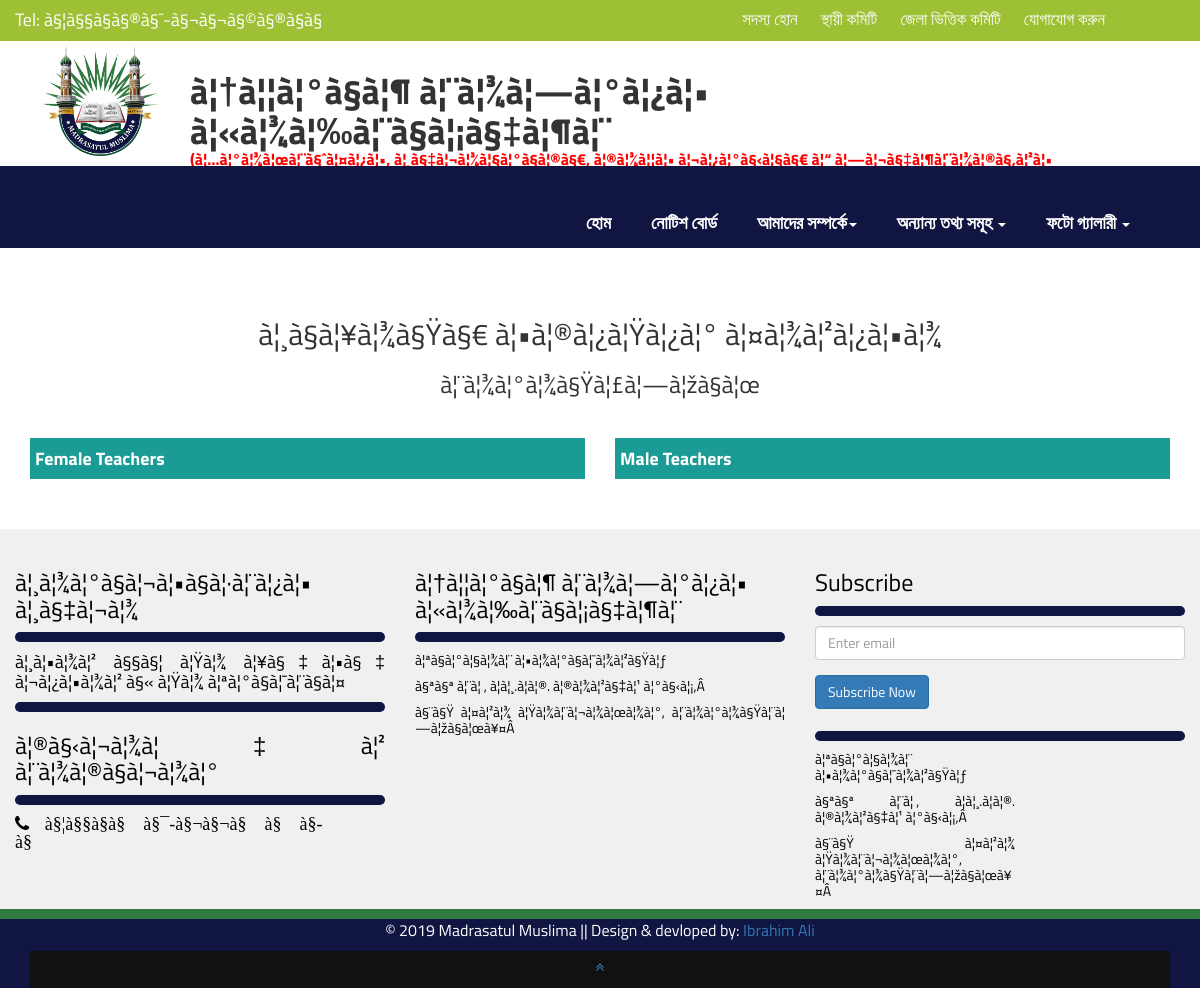
The app's page /teachers.php with its own data.
### tables this page shows
CREATE TABLE IF NOT EXISTS `footer_area` (
  `id` smallint(6) NOT NULL AUTO_INCREMENT,
  `Madrasa_hours_title` longtext NOT NULL,
  `Madrasa_hours_time` longtext NOT NULL,
  `Telephone_title` longtext NOT NULL,
  `Telephone_number` longtext NOT NULL,
  `Mobile_number` longtext NOT NULL,
  `Madrasa_address_title` longtext NOT NULL,
  `Madrasa_address` longtext NOT NULL,
  `Madrasa_email_address` longtext NOT NULL,
  PRIMARY KEY (`id`)
);

CREATE TABLE IF NOT EXISTS `site_info` (
  `id` int(11) NOT NULL AUTO_INCREMENT,
  `logo` text NOT NULL,
  `site_titile` text NOT NULL,
  `site_slogan` text NOT NULL,
  PRIMARY KEY (`id`)
);

CREATE TABLE IF NOT EXISTS `header_teachers_page_one` (
  `id` smallint(6) NOT NULL AUTO_INCREMENT,
  `Title` longtext NOT NULL,
  `Tagline` longtext NOT NULL,
  `Tagline2` longtext NOT NULL,
  PRIMARY KEY (`id`)
);

### lib/database.php (called while the page is built, shortened)
<?php
class Database{
	public  $host 		= DB_HOST;
	public  $user 		= DB_USER;
	public  $pass 		= DB_PASS;
	public  $dbname 	= DB_NAME;
	public $link;
	private function connectDB(){
		$this->link = new mysqli($this->host,$this->user,$this->pass,$this->dbname);
	}
	public function select($data) {
		$results = $this->link->query($data) or die ($this->link->error.__LINE__);
		if ($results->num_rows > 0) {
			return $results;
		} else {
			return false;
		}
	}
}
?>

### teachers.php (the view, shortened to what this page needs)
<?php
include("inc/header.php");
?>
<section class="section_wrapper main_wrapper">
	<div class="container">
		<div class="row">
			<div class="teachers_wrapper">
				<div class="col-md-12 col-sm-12 col-xs-12 text-center">
						<?php
						$query="SELECT * FROM header_teachers_page_one;";
						$results=$db->select($query);
						if ($results){
						?>
						<?php
						while($infoshow1=$results->fetch_assoc()){
						?>
					<h2>  <?php echo $infoshow1['Title']; ?></h2>
					<h3><?php echo $infoshow1['Tagline']; ?></h3>
					<?php }?>
					<?php }?>
				</div>
			</div>
		</div>
		<div class="row">
			<div class="col-md-6 col-sm-6 col-xs-12">
				<div class="teachers_wrapper">
					<div class="head_area">
						<h4>Female Teachers</h4>
					</div>
				</div>
			</div>
			<div class="col-md-6 col-sm-6 col-xs-12">
				<div class="teachers_wrapper">
					<div class="head_area">
						<h4>Male Teachers</h4>
					</div>
				</div>
			</div>
		</div>
	</div>
</section>
<?php
include("inc/footer.php");
?>

### inc/header.php (shortened to what this page needs)
<?php
include("lib/database.php");
$db = new Database();
?>
<!DOCTYPE html>
<html lang="en">
<head>
  <link rel="stylesheet" href="css/font-awesome.min.css">
  <link rel="stylesheet" href="css/animate.css">
  <link rel="stylesheet" href="css/bootstrap.css">
  <link rel="stylesheet" href="css/bootstrap.min.css">
  <link rel="stylesheet" href="css/thumbnail-slider.css">
  <link rel="stylesheet" href="css/custom.css">
</head>
<body>
<section class="top_bar" id="top_bar"  >
	<div class="container-fluid">
		<div class="row div col-md-5 col-sm-3 col-xs-12">
		<?php
			$query="SELECT * FROM footer_area";
			$results=$db->select($query);
			if ($results){
			?>
			<?php
			while($showresults=$results->fetch_assoc()){
			?>
			<h4>Tel: <?php echo $showresults['Telephone_number']; ?></h4>
		<?php } ?>
		<?php } ?>
		</div>
		<div class="row div col-md-7 col-sm-9 col-xs-12 top_bar_text">
			<ul>
				<li> <a href="jobs.php">সদস্য হোন</a></li>
				<li> <a href="teachers.php">স্থায়ী কমিটি</a></li>
				<li> <a href="teachers.php">জেলা ভিত্তিক কমিটি</a></li>
				<li> <a href="contact_us.php">যোগাযোগ করুন</a></li>
			</ul>
		</div>
	</div>
</section>
<section class="top_content" id="top"  >
	<div class="container">
		<div class="row div col-md-2 col-sm-2 col-xs-4">
		<?php
				$query="SELECT * FROM site_info";
				$results=$db->select($query);
				if ($results){?>
				<?php
				while($show=$results->fetch_assoc()){
			?>
		<div class="logo_wraper_1">
			<img src="admin/<?php echo $show['logo'];?>" alt="" class="img-responsive"/>
		</div>
		</div>
		<div class="row div col-md-10 col-sm-10 col-xs-8 logo_content">
			<h1 style="font-weight:bold"><?php echo $show['site_titile'];?> </h1>
			<p > <?php echo $show['site_slogan'];?> </p>
		</div>
		<?php } ?>
		<?php } ?>
	</div>
</section>
<nav class="navbar navbar-default" id="tf-menu" role="navigation">
	<div class="container">
		<div class="collapse navbar-collapse navbar-right" id="myNavbar">
		  <ul class="nav navbar-nav">
			<li class=""><a  href="index.php"> হোম</a></li>
			<li class=""><a  href="notice.php"> নোটিশ বোর্ড</a></li>
			<li class="dropdown ">
			  <a href="#" class="dropdown-toggle" data-toggle="dropdown" role="button" aria-haspopup="true" aria-expanded="false">আমাদের সম্পর্কে<span class="caret"></span></a>
			</li>
			<li class="dropdown ">
			  <a href="#" class="dropdown-toggle" data-toggle="dropdown" role="button" aria-haspopup="true" aria-expanded="false">অন্যান্য তথ্য সমূহ <span class="caret"></span></a>
			</li>
			<li class="dropdown ">
			  <a href="#" class="dropdown-toggle" data-toggle="dropdown" role="button" aria-haspopup="true" aria-expanded="false">ফটো গ্যালারী <span class="caret"></span></a>
			</li>
		  </ul>
		</div>
	  </div>
</nav>

### inc/footer.php (shortened to what this page needs)
<?php
$db = new Database();
?>
<section class="footer text-center" id="footer">
	<div class="container-fluid">
			<?php
			$query="SELECT * FROM footer_area";
			$results=$db->select($query);
			if ($results){
			?>
			<?php
			while($showresults=$results->fetch_assoc()){
			?>
		<div class="row">
			<div class="col-xs-12 col-sm-6 col-md-4 col-lg-4">
				<div class="footer_wrapper text-justify">
					<h3> <?php echo $showresults['Madrasa_hours_title']; ?> </h3>
					<div class="f_hr"> </div>
					<h4><?php echo $showresults['Madrasa_hours_time']; ?></h4>
					<div class="f_hr"> </div>
					<h3> <?php echo $showresults['Telephone_title']; ?></h3>
					<div class="f_hr"> </div>
					<h4><span class="fa fa-phone"> <?php echo $showresults['Telephone_number']; ?> </h4>
				</div>
			</div>
			<div class="col-xs-12 col-sm-6 col-md-4 col-lg-4">
				<div class="footer_wrapper">
				<h3> <?php echo $showresults['Madrasa_address_title']; ?>  </h3>
				<div class="f_hr"> </div>
				<h4 style="width:100%;">
				<?php echo $showresults['Madrasa_address']; ?>
				</h4>
				</div>
			</div>
			<div class="col-xs-12 col-sm-6 col-md-4 col-lg-4">
				<div class="footer_wrapper">
					<h3> Subscribe</h3>
					<div class="f_hr"> </div>
					<form action="" method="post">
					  <div class="form-group">
						<input type="email" class="form-control" name="email" id="exampleInputEmail1" aria-describedby="emailHelp" placeholder="Enter email" required>
					   </div>
					  <button type="submit" name="submit" class="btn btn-primary btn-md">Subscribe Now</button>
					</form>
					<br>
					<div class="f_hr"> </div>
					<h4 style="width:200px;">
					<?php echo $showresults['Madrasa_address']; ?>
					</h4>
				</div>
				</div>
		</div>
		<?php } ?>
		<?php } ?>
		</div>
 </section>
 <section class="fotter_bg_1">
 </section>
 <section class="text-center fotter_bg_2" >
	<div class="container">
		<div class="row ">
			<div class="col-sm-12 col-md-12 col-xs-12 ">
				<p style="color:#fff;"> &copy 2019 Madrasatul Muslima || Design & devloped by: <a href="https://www.facebook.com/ibrahimaliwd">Ibrahim Ali</a> </p>
			</div>
		</div>
		<div id="back-to-top" data-spy="affix" data-offset-top="10" class="back-to-top affix">
				<a href="#top_bar" class=" animated4 page-scroll"> <i class="fa fa-angle-double-up"></i></a>
		</div>
	</div>
 </section>
</body>
</html>

### css/custom.css (style rules this page uses)
body { font-family: 'Titillium Web', sans-serif; line-height: 22px; color: #0000000; background:#fff; }
.top_bar { background:#9EC035; color:#fff; }
.top_bar ul { list-style:none; padding-top: 8px; }
.top_bar ul li { display:inline-block; margin-right: 20px; }
.top_bar ul li a { text-decoration: none; color: #FFF; font-size: 17px; }
.top_bar_text { text-align:right; }
.top_content { height:125px; padding-top:10px; position:relative; z-index:1; }
.top_content p { font-weight:bold; margin-top:-12px; font-size:16px; color:red; }
.logo_wraper_1 img { max-height: 164px; width: 121px; margin-left: 10px; margin-top:-10px; }
#tf-menu { transition: all 0.8s ease 0s; position:relative; z-index:2; }
.navbar-default { background:#101541; border-color: #eee; border-bottom:10px solid #545598; }
.navbar { border: 0 none; border-radius: 0; font-size:16px; letter-spacing:2px; margin-bottom: 0; padding-top: 5px; font-family: 'Titillium Web', sans-serif; text-transform: capitalize; letter-spacing:0px; }
.navbar-nav { text-transform: capitalize; font-size: 12px; margin-top:-4px; letter-spacing:0px; }
.navbar-default .navbar-nav > li { border-radius: 5px 5px 0px 0px; margin-right:5px; letter-spacing:0px; }
.navbar-default .navbar-nav > li > a { color:#fff; margin-right:5px; font-size:18px; font-family: 'Titillium Web', sans-serif; font-weight:bold; letter-spacing:0px; }
.text-center { text-align:center; }
p { font-size: 16px; }
.section_wrapper { padding-top:20px; padding-bottom:20px; }
.footer { background:#F0F0F0; text-align:left; padding-top:20px; color:#000; }
.footer p { font-size: 14px; line-height: 16px; text-align: left; padding: 0px; color:#000; text-align:justify; }
.f_hr { height:10px; background:#101541; margin-bottom:10px; border-radius:5px; }
.fotter_bg_1 { background:#307A41; height:10px; }
.fotter_bg_2 { background:#101541; }
.fotter_bg_2 p { color#fff; }
#back-to-top { background: #111 none repeat scroll 0% 0%; padding: 5px 20px 10px; border-radius: 3px; right: 40px; top: auto; z-index: 1; }
.page-scroll i { padding: ; }
.teachers_wrapper { padding-top:30px; padding-bottom:30px; }
.teachers_wrapper h4 { font-weight:bold; }
.head_area { background:#1A9B96; padding-left:5px; padding-top:1px; padding-bottom:1px; }
.head_area h4 { color:#fff; }

### records on screen
footer_area: Telephone_number "à§¦à§§à§­à§®à§¯-à§¬à§¬à§©à§®à§­à§­", Madrasa_hours_title "à¦¸à¦¾à¦°à§à¦¬à¦•à§à¦·à¦¨à¦¿à¦• à¦¸à§‡à¦¬à¦¾", Madrasa_hours_time "à¦¸à¦•à¦¾à¦² à§§à§¦ à¦Ÿà¦¾ à¦¥à§‡à¦•à§‡ à¦¬à¦¿à¦•à¦¾à¦² à§« à¦Ÿà¦¾ à¦ªà¦°à§à¦¯à¦¨à§à¦¤", Telephone_title "à¦®à§‹à¦¬à¦¾à¦‡à¦² à¦¨à¦¾à¦®à§à¦¬à¦¾à¦°", Madrasa_address_title "à¦†à¦¦à¦°à§à¦¶ à¦¨à¦¾à¦—à¦°à¦¿à¦• à¦«à¦¾à¦‰à¦¨à§à¦¡à§‡à¦¶à¦¨", Madrasa_address "à¦ªà§à¦°à¦§à¦¾à¦¨ à¦•à¦¾à¦°à§à¦¯à¦¾à¦²à§Ÿà¦ƒ à§ªà§ª à¦¨à¦‚, à¦à¦¸.à¦à¦®. à¦®à¦¾à¦²à§‡à¦¹ à¦°à§‹à¦¡,Â à§¨à§Ÿ à¦¤à¦²à¦¾ à¦Ÿà¦¾à¦¨à¦¬à¦¾à¦œà¦¾à¦°, à¦¨à¦¾à¦°à¦¾à§Ÿà¦¨à¦—à¦žà§à¦œà¥¤Â"
site_info: logo (picture), site_titile "à¦†à¦¦à¦°à§à¦¶ à¦¨à¦¾à¦—à¦°à¦¿à¦• à¦«à¦¾à¦‰à¦¨à§à¦¡à§‡à¦¶à¦¨", site_slogan "(à¦…à¦°à¦¾à¦œà¦¨à§ˆà¦¤à¦¿à¦•, à¦¸à§‡à¦¬à¦¾à¦§à¦°à§à¦®à§€, à¦®à¦¾à¦¦à¦• à¦¬à¦¿à¦°à§‹à¦§à§€ à¦“ à¦—à¦¬à§‡à¦¶à¦¨à¦¾à¦®à§‚à¦²à¦•…"
header_teachers_page_one: Title "à¦¸à§à¦¥à¦¾à§Ÿà§€ à¦•à¦®à¦¿à¦Ÿà¦¿à¦° à¦¤à¦¾à¦²à¦¿à¦•à¦¾", Tagline "à¦¨à¦¾à¦°à¦¾à§Ÿà¦£à¦—à¦žà§à¦œ"
